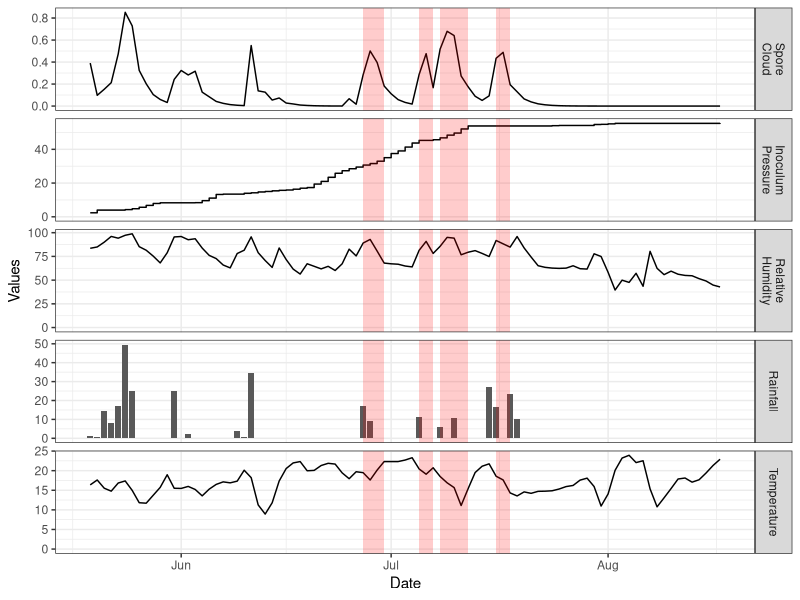
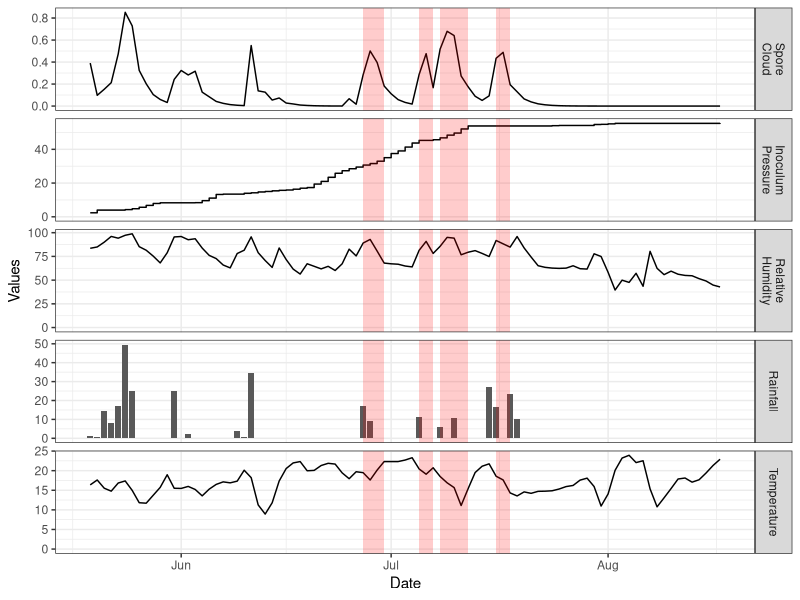

Here is the R script that generated these plots, in order:
library(readr)
library(dplyr)
library(tidyr)
library(ggplot2)
setwd("~/Documentos")

teste = read_delim('LONDRINA_2004.csv',
                   delim = ';',
                   col_types = cols(dd = col_date(format = "%Y-%m-%d"))) %>%
  mutate(chcp = cumsum(hcp)) %>%
  select(dd, temp, chuva, ur, dif_adj_lag3, diaFavInf, chcp) %>%
  gather(variable, value, -dd) %>%
  mutate(variable = factor(variable,
                           levels = c('temp', 'chuva', 'ur',
                                      'chcp', 'dif_adj_lag3', 'diaFavInf')))

annDate = teste %>%
  filter(variable %in% c('diaFavInf', 'chcp')) %>%
  spread(variable, value) %>%
  filter(chcp >= 30, diaFavInf == 1,chcp>=0.4) %>%
  select(dd) %>% as.data.frame

dGraph = teste %>% filter(variable != 'diaFavInf')

varNames = c(
  temp = "Temperature",
  chuva = "Rainfall",
  ur = "Relative\nHumidity",
  chcp = "Inoculum\nPressure",
  dif_adj_lag3 = "Spore\nCloud"
)

p<-ggplot(dGraph,
          aes(x = dd, y = value, ymin = 0, ymax = value)) +
  facet_grid(variable~., scales = "free",
             as.table = FALSE,
             labeller = labeller( variable = varNames, .multi_line = TRUE )) +
  geom_step(data = teste %>%
              filter(variable %in% c( 'chcp'))) +
  geom_bar(data = teste %>%
             filter(variable %in% c('chuva')),stat= "identity") +
  geom_line(data = teste %>%
              filter(variable %in% c('ur', 'temp', 'dif_adj_lag3'))) +
  annotate("rect", xmin=annDate$dd, xmax = annDate$dd+1,
           ymin=-Inf, ymax=Inf, alpha=0.2, fill="red") +
  theme_bw() + xlab("Date") + ylab("Values")
p
ggsave(filename = "Figure 3.png",plot=p, width=8, height=10, dpi=600 )

